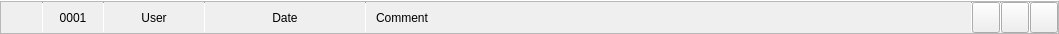
<?xml version="1.0" encoding="UTF-8"?>
<ui version="4.0">
 <class>Form</class>
 <widget class="QWidget" name="Form">
  <property name="geometry">
   <rect>
    <x>0</x>
    <y>0</y>
    <width>1059</width>
    <height>34</height>
   </rect>
  </property>
  <property name="windowTitle">
   <string>Form</string>
  </property>
  <layout class="QVBoxLayout" name="verticalLayout">
   <property name="spacing">
    <number>0</number>
   </property>
   <property name="leftMargin">
    <number>0</number>
   </property>
   <property name="topMargin">
    <number>0</number>
   </property>
   <property name="rightMargin">
    <number>0</number>
   </property>
   <property name="bottomMargin">
    <number>0</number>
   </property>
   <item>
    <widget class="Line" name="line_7">
     <property name="maximumSize">
      <size>
       <width>16777215</width>
       <height>1</height>
      </size>
     </property>
     <property name="orientation">
      <enum>Qt::Horizontal</enum>
     </property>
    </widget>
   </item>
   <item>
    <widget class="QFrame" name="list_playblast_widget_frame">
     <property name="maximumSize">
      <size>
       <width>16777215</width>
       <height>38</height>
      </size>
     </property>
     <property name="frameShape">
      <enum>QFrame::StyledPanel</enum>
     </property>
     <property name="frameShadow">
      <enum>QFrame::Raised</enum>
     </property>
     <layout class="QHBoxLayout" name="horizontalLayout">
      <property name="spacing">
       <number>0</number>
      </property>
      <property name="leftMargin">
       <number>11</number>
      </property>
      <property name="topMargin">
       <number>0</number>
      </property>
      <property name="rightMargin">
       <number>0</number>
      </property>
      <property name="bottomMargin">
       <number>0</number>
      </property>
      <item>
       <widget class="QLabel" name="playblast_widget_image_label">
        <property name="minimumSize">
         <size>
          <width>30</width>
          <height>30</height>
         </size>
        </property>
        <property name="maximumSize">
         <size>
          <width>30</width>
          <height>30</height>
         </size>
        </property>
        <property name="text">
         <string/>
        </property>
       </widget>
      </item>
      <item>
       <widget class="Line" name="line_5">
        <property name="maximumSize">
         <size>
          <width>1</width>
          <height>16777215</height>
         </size>
        </property>
        <property name="orientation">
         <enum>Qt::Vertical</enum>
        </property>
       </widget>
      </item>
      <item>
       <widget class="QLabel" name="playblast_widget_version_label">
        <property name="minimumSize">
         <size>
          <width>60</width>
          <height>0</height>
         </size>
        </property>
        <property name="maximumSize">
         <size>
          <width>60</width>
          <height>16777215</height>
         </size>
        </property>
        <property name="text">
         <string>0001</string>
        </property>
        <property name="alignment">
         <set>Qt::AlignCenter</set>
        </property>
       </widget>
      </item>
      <item>
       <widget class="Line" name="line_4">
        <property name="maximumSize">
         <size>
          <width>1</width>
          <height>16777215</height>
         </size>
        </property>
        <property name="orientation">
         <enum>Qt::Vertical</enum>
        </property>
       </widget>
      </item>
      <item>
       <widget class="QLabel" name="playblast_widget_user_label">
        <property name="minimumSize">
         <size>
          <width>100</width>
          <height>0</height>
         </size>
        </property>
        <property name="maximumSize">
         <size>
          <width>100</width>
          <height>16777215</height>
         </size>
        </property>
        <property name="text">
         <string>User</string>
        </property>
        <property name="alignment">
         <set>Qt::AlignCenter</set>
        </property>
       </widget>
      </item>
      <item>
       <widget class="Line" name="line_3">
        <property name="maximumSize">
         <size>
          <width>1</width>
          <height>16777215</height>
         </size>
        </property>
        <property name="orientation">
         <enum>Qt::Vertical</enum>
        </property>
       </widget>
      </item>
      <item>
       <widget class="QLabel" name="playblast_widget_date_label">
        <property name="minimumSize">
         <size>
          <width>160</width>
          <height>0</height>
         </size>
        </property>
        <property name="maximumSize">
         <size>
          <width>160</width>
          <height>16777215</height>
         </size>
        </property>
        <property name="text">
         <string>Date</string>
        </property>
        <property name="alignment">
         <set>Qt::AlignCenter</set>
        </property>
       </widget>
      </item>
      <item>
       <widget class="Line" name="line_2">
        <property name="maximumSize">
         <size>
          <width>1</width>
          <height>16777215</height>
         </size>
        </property>
        <property name="orientation">
         <enum>Qt::Vertical</enum>
        </property>
       </widget>
      </item>
      <item>
       <widget class="QLabel" name="playblast_widget_comment_label">
        <property name="sizePolicy">
         <sizepolicy hsizetype="Expanding" vsizetype="Preferred">
          <horstretch>0</horstretch>
          <verstretch>0</verstretch>
         </sizepolicy>
        </property>
        <property name="text">
         <string>Comment</string>
        </property>
        <property name="alignment">
         <set>Qt::AlignLeading|Qt::AlignLeft|Qt::AlignVCenter</set>
        </property>
        <property name="wordWrap">
         <bool>true</bool>
        </property>
        <property name="indent">
         <number>10</number>
        </property>
       </widget>
      </item>
      <item>
       <widget class="Line" name="line_8">
        <property name="maximumSize">
         <size>
          <width>1</width>
          <height>16777215</height>
         </size>
        </property>
        <property name="orientation">
         <enum>Qt::Vertical</enum>
        </property>
       </widget>
      </item>
      <item>
       <widget class="QPushButton" name="playblast_widget_folder_pushButton">
        <property name="minimumSize">
         <size>
          <width>28</width>
          <height>31</height>
         </size>
        </property>
        <property name="maximumSize">
         <size>
          <width>28</width>
          <height>31</height>
         </size>
        </property>
        <property name="text">
         <string/>
        </property>
        <property name="iconSize">
         <size>
          <width>14</width>
          <height>14</height>
         </size>
        </property>
       </widget>
      </item>
      <item>
       <widget class="Line" name="line">
        <property name="maximumSize">
         <size>
          <width>1</width>
          <height>16777215</height>
         </size>
        </property>
        <property name="orientation">
         <enum>Qt::Vertical</enum>
        </property>
       </widget>
      </item>
      <item>
       <widget class="QPushButton" name="playblast_widget_comment_pushButton">
        <property name="minimumSize">
         <size>
          <width>28</width>
          <height>31</height>
         </size>
        </property>
        <property name="maximumSize">
         <size>
          <width>28</width>
          <height>31</height>
         </size>
        </property>
        <property name="text">
         <string/>
        </property>
        <property name="iconSize">
         <size>
          <width>14</width>
          <height>14</height>
         </size>
        </property>
       </widget>
      </item>
      <item>
       <widget class="Line" name="line_6">
        <property name="maximumSize">
         <size>
          <width>1</width>
          <height>16777215</height>
         </size>
        </property>
        <property name="orientation">
         <enum>Qt::Vertical</enum>
        </property>
       </widget>
      </item>
      <item>
       <widget class="QPushButton" name="playblast_widget_view_pushButton">
        <property name="minimumSize">
         <size>
          <width>28</width>
          <height>31</height>
         </size>
        </property>
        <property name="maximumSize">
         <size>
          <width>28</width>
          <height>31</height>
         </size>
        </property>
        <property name="text">
         <string/>
        </property>
        <property name="iconSize">
         <size>
          <width>14</width>
          <height>14</height>
         </size>
        </property>
       </widget>
      </item>
     </layout>
    </widget>
   </item>
  </layout>
 </widget>
 <resources/>
 <connections/>
</ui>
